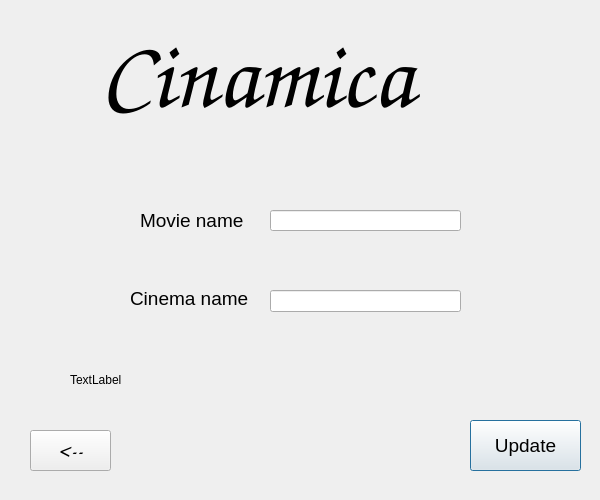
<?xml version="1.0" encoding="UTF-8"?>
<ui version="4.0">
 <class>Update</class>
 <widget class="QDialog" name="Update">
  <property name="geometry">
   <rect>
    <x>0</x>
    <y>0</y>
    <width>600</width>
    <height>500</height>
   </rect>
  </property>
  <property name="windowTitle">
   <string>Dialog</string>
  </property>
  <widget class="QPushButton" name="pushButton">
   <property name="geometry">
    <rect>
     <x>470</x>
     <y>420</y>
     <width>111</width>
     <height>51</height>
    </rect>
   </property>
   <property name="font">
    <font>
     <pointsize>14</pointsize>
    </font>
   </property>
   <property name="text">
    <string>Update</string>
   </property>
  </widget>
  <widget class="QLabel" name="label">
   <property name="geometry">
    <rect>
     <x>130</x>
     <y>290</y>
     <width>121</width>
     <height>16</height>
    </rect>
   </property>
   <property name="font">
    <font>
     <pointsize>14</pointsize>
    </font>
   </property>
   <property name="text">
    <string>Cinema name</string>
   </property>
  </widget>
  <widget class="QLabel" name="label_2">
   <property name="geometry">
    <rect>
     <x>140</x>
     <y>205</y>
     <width>111</width>
     <height>31</height>
    </rect>
   </property>
   <property name="font">
    <font>
     <pointsize>14</pointsize>
    </font>
   </property>
   <property name="text">
    <string>Movie name</string>
   </property>
  </widget>
  <widget class="QLineEdit" name="lineEdit">
   <property name="geometry">
    <rect>
     <x>270</x>
     <y>210</y>
     <width>191</width>
     <height>21</height>
    </rect>
   </property>
  </widget>
  <widget class="QLineEdit" name="lineEdit_2">
   <property name="geometry">
    <rect>
     <x>270</x>
     <y>290</y>
     <width>191</width>
     <height>22</height>
    </rect>
   </property>
  </widget>
  <widget class="QLabel" name="label_3">
   <property name="geometry">
    <rect>
     <x>70</x>
     <y>370</y>
     <width>91</width>
     <height>20</height>
    </rect>
   </property>
   <property name="text">
    <string>TextLabel</string>
   </property>
  </widget>
  <widget class="QLabel" name="label_4">
   <property name="geometry">
    <rect>
     <x>100</x>
     <y>20</y>
     <width>421</width>
     <height>111</height>
    </rect>
   </property>
   <property name="font">
    <font>
     <family>Comic Sans MS</family>
     <pointsize>72</pointsize>
     <weight>75</weight>
     <italic>true</italic>
     <bold>true</bold>
    </font>
   </property>
   <property name="text">
    <string>Cinamica</string>
   </property>
  </widget>
  <widget class="QPushButton" name="pushButton_3">
   <property name="geometry">
    <rect>
     <x>30</x>
     <y>430</y>
     <width>81</width>
     <height>41</height>
    </rect>
   </property>
   <property name="font">
    <font>
     <family>Comic Sans MS</family>
     <pointsize>17</pointsize>
     <weight>50</weight>
     <italic>false</italic>
     <bold>false</bold>
    </font>
   </property>
   <property name="text">
    <string>&lt;--</string>
   </property>
  </widget>
 </widget>
 <resources/>
 <connections/>
</ui>
